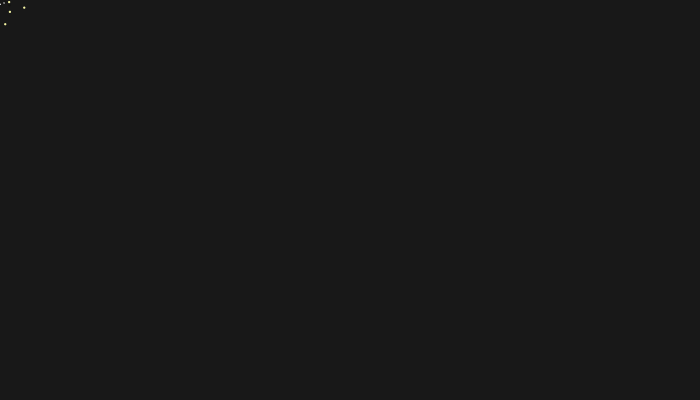
Frame 1 (no input)
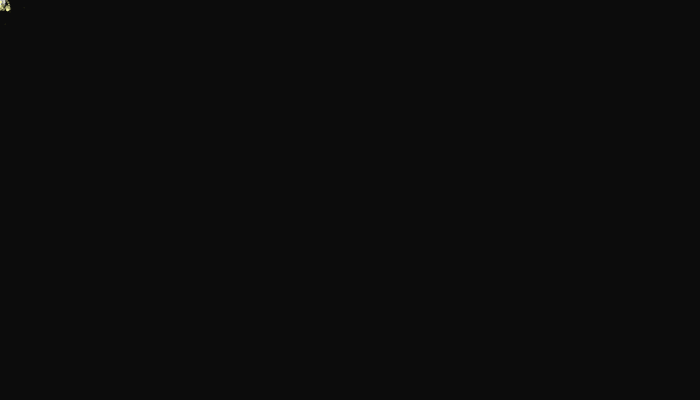
Frame 60 (the mouse pressed at the canvas centre just before this capture)
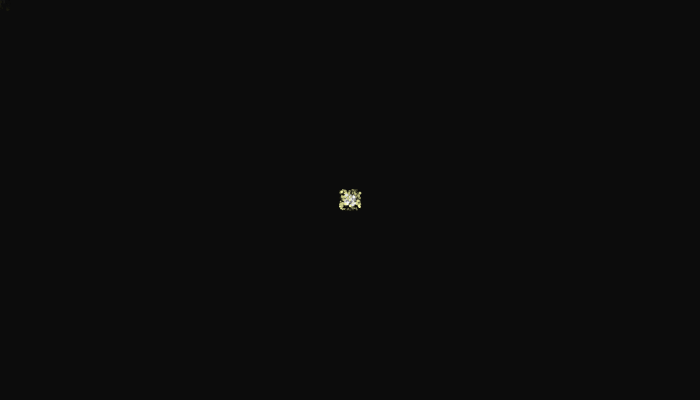
Frame 120 (the mouse held since frame 60 and released just before this capture)

The Processing sketch that drew these frames (run headless with seeded random() and noise(); from frame 60 on, the mouse is pressed at the canvas centre):

// Processing sketch: processing_36457
// ── processing_36457.pde

int value1 = 255;
int value2 = 255;
int s = 25;
int s2 = 5;
float s3 = 10;
//int[] sparkXPos = new int[50];
///int[] sparkYPos = new int[50];
int k=0;
float ellipseX = mouseX;
float ellipseY = mouseY; 
int red1 = 255;
int green1 = 255;
int blue1 = 255;
int change = 0;
int change2 = 0;
int change3 = 0;
int change4 = 50;
void setup() {

  size(700,400);
  background(25);
  frameRate(60);
}
void draw() {
  float ss = random(1,3);
  float sss = random(1,3);
  float ssss = random(1,3);
  if(k==0) {
    float ellipseX = mouseX;
    float ellipseY = mouseY; 
    //fill(255, 255, 0);
    noStroke();
    smooth();
    for (int i = 0; i < 5; i = i+1) {
      fill(255);
      ellipse(mouseX-random(-s2,s2), mouseY-random(-s2,s2), sss, sss);
      fill(255,255,170);
      ellipse(mouseX-random(-s,s), mouseY-random(-s,s), ss, ss);
      fill(change,change2,change3,change4);
      ellipse(mouseX-random(-s3,s3), mouseY-random(-s3,s3), ssss, ssss);
    }
    if(mousePressed && s<100) {
      if(mouseButton==LEFT) {
        frameRate(250);
        red1=0;
        s=s+3;
        s2=s2+1;
        s3=s3+2;
        change=205;
        change2=255;
        change3=255;
        change4=250;
        fill(220);
        ellipse(mouseX,mouseY,10,2);
        ellipse(mouseX,mouseY,1,10);
      }
    }
    else if(s>15 || s2>15) {
      frameRate(60);
      s=10;
      red1=255;
      s2=5;
      s3=10;
      change = 0;
      change2 = 0;
      change3 = 0;
      change4 = 50;
    }
    //frameRate(60);
    fill(0,10);
    ellipseY=ellipseY-10;
    rect(0,0,700,400);
  }

  if(k==1) {
    fill(0,30);
    rect(0,0,700,400);
  }
}

void mouseMoved() {
  value1 = value1 + 5;
  value2 = value2 + 5;
  if (value1 > 255) {
    value1 = 0;
    value2 = 0;
  }
}

void mouseClicked() {
  if(mouseButton==RIGHT) {
    if(k==0) {
      k=1;
    }
    else {
      k=0;
    }
  }
  if(mouseButton==LEFT) {
  }
}
